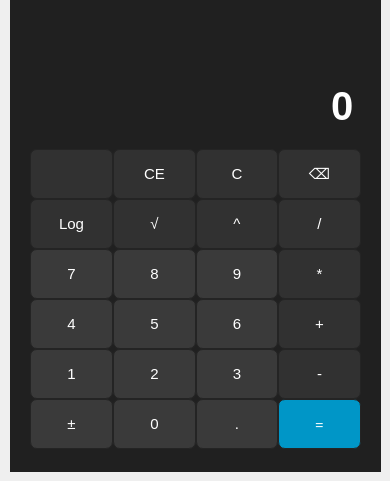
    <widget class="QWidget" name="pageCalc">
     <widget class="QFrame" name="calc">
      <property name="geometry">
       <rect>
        <x>10</x>
        <y>0</y>
        <width>371</width>
        <height>472</height>
       </rect>
      </property>
      <property name="minimumSize">
       <size>
        <width>371</width>
        <height>0</height>
       </size>
      </property>
      <property name="styleSheet">
       <string notr="true">QWidget {
    background-color: #202020;
    color: white;
}

QPushButton {
    background-color: #3a3a3a;
    border: 1px solid #242424;
    border-radius: 7px;
    padding: 0px;
    margin: 0px;
    min-height: 48px;
    font-size:  15px;
}

QPushButton:hover {
    background-color: #2f2f2f;
}

QPushButton:pressed {
    background-color: #272727;
}

QPushButton#btnC,
QPushButton#btnDiv,
QPushButton#btnMin,
QPushButton#btnRaiz,
QPushButton#btnMult,
QPushButton#btnSum,
QPushButton#btnPow,
QPushButton#btnLog,
QPushButton#btnCE,
QPushButton#btnDel,
QPushButton#btnSun {
    background-color: #313131;
}

QPushButton#btnC:hover,
QPushButton#btnDiv:hover,
QPushButton#btnMin:hover,
QPushButton#btnRaiz:hover,
QPushButton#btnMult:hover,
QPushButton#btnSum:hover,
QPushButton#btnPow:hover,
QPushButton#btnLog:hover,
QPushButton#btnSun:hover,
QPushButton#btnCE:hover,
QPushButton#btnDel:hover {
    background-color: #3a3a3a;
}

QPushButton#btnC:pressed,
QPushButton#btnDiv:pressed,
QPushButton#btnMin:pressed,
QPushButton#btnRaiz:pressed,
QPushButton#btnMult:pressed,
QPushButton#btnSum:pressed,
QPushButton#btnPow:pressed,
QPushButton#btnLog:pressed,
QPushButton#btnSun:pressed,
QPushButton#btnCE:pressed,
QPushButton#btnDel:pressed {
    background-color: #313131;
}


QPushButton#btnEq {
    background-color: #0096c7;
    color: white;
}

QPushButton#btnEq:hover {
    background-color: #023e8a;
}

QPushButton#btnEq:pressed {
    background-color: #03045e;
    color: white;
}
QLineEdit {
    background-color: #202020;
    border: none;
    color: white;
    padding: 4px;
    font-size: 15px;
}

QLineEdit#display2 {
    font-size: 40px;
}

QLineEdit#display1 {
    font-size: 15px;
    color: #9C9C9C;
}</string>
      </property>
      <property name="frameShape">
       <enum>QFrame::Shape::NoFrame</enum>
      </property>
      <property name="frameShadow">
       <enum>QFrame::Shadow::Raised</enum>
      </property>
      <widget class="QWidget" name="verticalLayoutWidget">
       <property name="geometry">
        <rect>
         <x>20</x>
         <y>20</y>
         <width>331</width>
         <height>447</height>
        </rect>
       </property>
       <layout class="QVBoxLayout" name="verticalLayout">
        <property name="spacing">
         <number>0</number>
        </property>
        <item>
         <widget class="QLineEdit" name="display1">
          <property name="alignment">
           <set>Qt::AlignmentFlag::AlignBottom|Qt::AlignmentFlag::AlignRight|Qt::AlignmentFlag::AlignTrailing</set>
          </property>
          <property name="readOnly">
           <bool>true</bool>
          </property>
         </widget>
        </item>
        <item>
         <widget class="QLineEdit" name="display2">
          <property name="font">
           <font>
            <pointsize>-1</pointsize>
            <bold>true</bold>
           </font>
          </property>
          <property name="text">
           <string>0</string>
          </property>
          <property name="alignment">
           <set>Qt::AlignmentFlag::AlignRight|Qt::AlignmentFlag::AlignTrailing|Qt::AlignmentFlag::AlignVCenter</set>
          </property>
          <property name="readOnly">
           <bool>false</bool>
          </property>
         </widget>
        </item>
        <item>
         <layout class="QGridLayout" name="gridLayout">
          <property name="spacing">
           <number>0</number>
          </property>
          <item row="0" column="0">
           <widget class="QPushButton" name="btnSun">
            <property name="text">
             <string/>
            </property>
            <property name="icon">
             <iconset resource="Font.qrc">
              <normaloff>:/icons/resources/suncat.jpg</normaloff>:/icons/resources/suncat.jpg</iconset>
            </property>
           </widget>
          </item>
          <item row="5" column="3">
           <widget class="QPushButton" name="btnEq">
            <property name="font">
             <font>
              <family>Impact</family>
              <pointsize>-1</pointsize>
              <bold>false</bold>
             </font>
            </property>
            <property name="text">
             <string>=</string>
            </property>
           </widget>
          </item>
          <item row="4" column="2">
           <widget class="QPushButton" name="btn3">
            <property name="text">
             <string>3</string>
            </property>
           </widget>
          </item>
          <item row="1" column="0">
           <widget class="QPushButton" name="btnLog">
            <property name="text">
             <string>Log</string>
            </property>
           </widget>
          </item>
          <item row="2" column="1">
           <widget class="QPushButton" name="btn8">
            <property name="text">
             <string>8</string>
            </property>
           </widget>
          </item>
          <item row="5" column="2">
           <widget class="QPushButton" name="btnDot">
            <property name="text">
             <string>.</string>
            </property>
           </widget>
          </item>
          <item row="5" column="0">
           <widget class="QPushButton" name="btnNeg">
            <property name="text">
             <string>±</string>
            </property>
           </widget>
          </item>
          <item row="4" column="1">
           <widget class="QPushButton" name="btn2">
            <property name="text">
             <string>2</string>
            </property>
           </widget>
          </item>
          <item row="3" column="1">
           <widget class="QPushButton" name="btn5">
            <property name="text">
             <string>5</string>
            </property>
           </widget>
          </item>
          <item row="4" column="0">
           <widget class="QPushButton" name="btn1">
            <property name="text">
             <string>1</string>
            </property>
           </widget>
          </item>
          <item row="3" column="0">
           <widget class="QPushButton" name="btn4">
            <property name="text">
             <string>4</string>
            </property>
           </widget>
          </item>
          <item row="1" column="2">
           <widget class="QPushButton" name="btnPow">
            <property name="text">
             <string>^</string>
            </property>
           </widget>
          </item>
          <item row="2" column="2">
           <widget class="QPushButton" name="btn9">
            <property name="text">
             <string>9</string>
            </property>
           </widget>
          </item>
          <item row="1" column="1">
           <widget class="QPushButton" name="btnRaiz">
            <property name="text">
             <string>√</string>
            </property>
           </widget>
          </item>
          <item row="3" column="2">
           <widget class="QPushButton" name="btn6">
            <property name="text">
             <string>6</string>
            </property>
           </widget>
          </item>
          <item row="4" column="3">
           <widget class="QPushButton" name="btnMin">
            <property name="text">
             <string>-</string>
            </property>
           </widget>
          </item>
          <item row="5" column="1">
           <widget class="QPushButton" name="btn0">
            <property name="text">
             <string>0</string>
            </property>
           </widget>
          </item>
          <item row="2" column="0">
           <widget class="QPushButton" name="btn7">
            <property name="text">
             <string>7</string>
            </property>
           </widget>
          </item>
          <item row="0" column="1">
           <widget class="QPushButton" name="btnCE">
            <property name="text">
             <string>CE</string>
            </property>
           </widget>
          </item>
          <item row="1" column="3">
           <widget class="QPushButton" name="btnDiv">
            <property name="text">
             <string>/</string>
            </property>
           </widget>
          </item>
          <item row="2" column="3">
           <widget class="QPushButton" name="btnMult">
            <property name="text">
             <string>*</string>
            </property>
           </widget>
          </item>
          <item row="3" column="3">
           <widget class="QPushButton" name="btnSum">
            <property name="text">
             <string>+</string>
            </property>
           </widget>
          </item>
          <item row="0" column="2">
           <widget class="QPushButton" name="btnC">
            <property name="sizePolicy">
             <sizepolicy hsizetype="Minimum" vsizetype="Fixed">
              <horstretch>0</horstretch>
              <verstretch>0</verstretch>
             </sizepolicy>
            </property>
            <property name="font">
             <font>
              <pointsize>-1</pointsize>
             </font>
            </property>
            <property name="text">
             <string>C</string>
            </property>
           </widget>
          </item>
          <item row="0" column="3">
           <widget class="QPushButton" name="btnDel">
            <property name="text">
             <string>⌫</string>
            </property>
           </widget>
          </item>
         </layout>
        </item>
       </layout>
      </widget>
     </widget>
    </widget>
